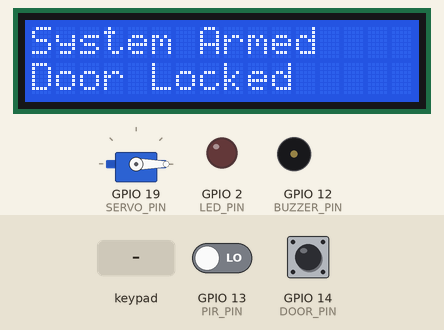
Recording of a sketch running on a simulated ESP32. Parts: 16×2 character LCD, servo, output pins drawn as LEDs (lit = HIGH), buzzer (waves = sounding). The inputs (shaded band) are chosen by the test bench; at power-on: GPIO 13 (PIR_PIN) LOW, GPIO 14 (DOOR_PIN) HIGH. What the sketch prints to the serial monitor is not drawn.

Above: at 2.2 s.
At 5.3 s:
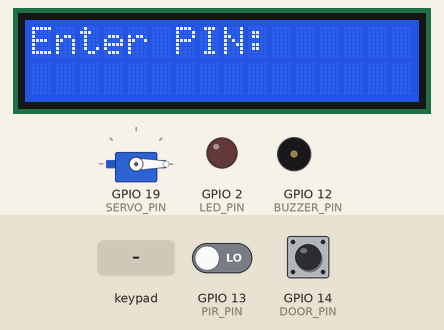
5.4 s: keypad keys 1 2 3 4 # pressed 0.4 s apart
At 8.2 s:
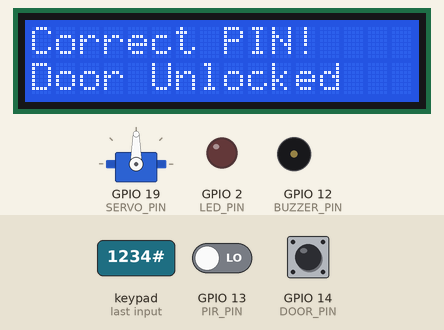
8.9 s: key '#' pressed
At 9.9 s:
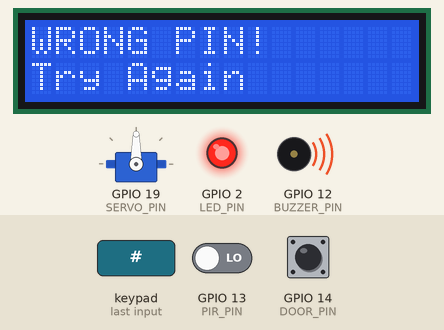
11.9 s: keypad keys 1 2 3 4 * pressed 0.4 s apart
At 12.12 s:
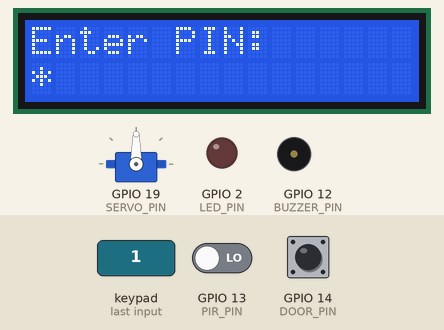
Timing chart, 0 to 14.9 s (numbered marks = the images above; inputs shaded):
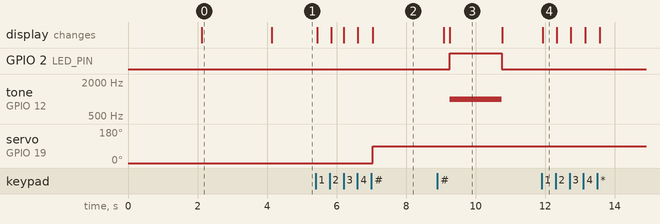

The sketch:

sketch.ino
```cpp
#include <Wire.h>
#include <LiquidCrystal_I2C.h>
#include <Keypad.h>
#include <ESP32Servo.h>
// ================= PIN DEFINITIONS =================

#define PIR_PIN 13
#define BUZZER_PIN 12
#define LED_PIN 2
#define DOOR_PIN 14
#define SERVO_PIN 19

// ================= LCD =================

LiquidCrystal_I2C lcd(0x27, 16, 2);

// ================= SERVO =================

Servo doorServo;

const int LOCKED_POSITION = 0;
const int UNLOCKED_POSITION = 90;

// ================= KEYPAD =================

const byte ROWS = 4;
const byte COLS = 4;

char keys[ROWS][COLS] = {
  {'1', '2', '3', 'A'},
  {'4', '5', '6', 'B'},
  {'7', '8', '9', 'C'},
  {'*', '0', '#', 'D'}
};

// Keypad pins according to your circuit

byte rowPins[ROWS] = {32, 33, 25, 26};
byte colPins[COLS] = {27, 16, 17, 18};

Keypad keypad = Keypad(
  makeKeymap(keys),
  rowPins,
  colPins,
  ROWS,
  COLS
);

// ================= PASSWORD =================

// You can change this PIN later

String correctPIN = "1234";
String enteredPIN = "";

// ================= VARIABLES =================

bool systemArmed = true;
bool doorUnlocked = false;

int previousDoorStatus = HIGH;
int previousMotionStatus = LOW;

// ==================================================

void showMessage(String line1, String line2 = "") {

  lcd.clear();

  lcd.setCursor(0, 0);
  lcd.print(line1);

  lcd.setCursor(0, 1);
  lcd.print(line2);
}

// ==================================================

void alarmON() {

  digitalWrite(LED_PIN, HIGH);
  tone(BUZZER_PIN, 1000);
}

// ==================================================

void alarmOFF() {

  digitalWrite(LED_PIN, LOW);
  noTone(BUZZER_PIN);
}

// ==================================================

void setup() {

  Serial.begin(115200);

  // Sensor pins

  pinMode(PIR_PIN, INPUT);

  pinMode(BUZZER_PIN, OUTPUT);

  pinMode(LED_PIN, OUTPUT);

  pinMode(DOOR_PIN, INPUT_PULLUP);

  // Start with alarm OFF

  alarmOFF();

  // LCD Setup

  lcd.init();
  lcd.backlight();

  showMessage("Smart Home", "Security System");

  Serial.println("Smart Home Security System Started!");

  delay(2000);

  // Servo Setup

  doorServo.attach(SERVO_PIN);

  // Initially lock the door

  doorServo.write(LOCKED_POSITION);

  doorUnlocked = false;

  showMessage("System Armed", "Door Locked");

  Serial.println("System Armed");
  Serial.println("Door Locked");

  delay(2000);

  showMessage("Enter PIN:", "");
}

// ==================================================

void checkKeypad() {

  char key = keypad.getKey();

  if (key) {

    Serial.print("Key Pressed: ");
    Serial.println(key);

    // Number keys

    if (key >= '0' && key <= '9') {

      if (enteredPIN.length() < 4) {

        enteredPIN += key;

        // Show stars instead of PIN

        lcd.setCursor(0, 1);

        for (int i = 0; i < enteredPIN.length(); i++) {
          lcd.print("*");
        }
      }
    }

    // Clear PIN using *

    else if (key == '*') {

      enteredPIN = "";

      showMessage("Enter PIN:", "");

      Serial.println("PIN Cleared");
    }

    // Check PIN using #

    else if (key == '#') {

      verifyPIN();
    }
  }
}

// ==================================================

void verifyPIN() {

  if (enteredPIN == correctPIN) {

    Serial.println("Correct PIN");

    showMessage("Correct PIN!", "Door Unlocked");

    // Unlock servo

    doorServo.write(UNLOCKED_POSITION);

    doorUnlocked = true;

    systemArmed = false;

    alarmOFF();

    delay(2000);

    showMessage("Door Unlocked", "System Disarmed");
  }

  else {

    Serial.println("Wrong PIN!");

    showMessage("WRONG PIN!", "Try Again");

    alarmON();

    delay(1500);

    alarmOFF();

    showMessage("Enter PIN:", "");
  }

  // Clear entered PIN

  enteredPIN = "";
}

// ==================================================

void checkDoor() {

  int doorStatus = digitalRead(DOOR_PIN);

  // Door opened

  if (doorStatus == LOW &&
      previousDoorStatus == HIGH) {

    Serial.println("Door Opened!");

    if (systemArmed) {

      showMessage("WARNING!", "Door Opened!");

      alarmON();
    }
  }

  // Door closed

  if (doorStatus == HIGH &&
      previousDoorStatus == LOW) {

    Serial.println("Door Closed");

    if (systemArmed) {

      alarmOFF();

      showMessage("Door Closed", "System Armed");
    }
  }

  previousDoorStatus = doorStatus;
}

// ==================================================

void checkMotion() {

  int motion = digitalRead(PIR_PIN);

  // Motion detected

  if (motion == HIGH &&
      previousMotionStatus == LOW) {

    Serial.println("Motion Detected!");

    if (systemArmed) {

      showMessage("WARNING!", "Motion Detected!");

      alarmON();
    }
  }

  // Motion stopped

  if (motion == LOW &&
      previousMotionStatus == HIGH) {

    Serial.println("Motion Stopped");

    if (systemArmed) {

      alarmOFF();

      showMessage("System Armed", "Monitoring...");
    }
  }

  previousMotionStatus = motion;
}

// ==================================================

void loop() {

  // Check keypad continuously

  checkKeypad();

  // Check door sensor

  checkDoor();

  // Check PIR sensor

  checkMotion();

  delay(50);
}
```

Measured:
- after the input at 5.4 s, servo on GPIO 19 (SERVO_PIN): 0° → 90° after 1.6 s; the display: first changes at once (image 2 shows a later state)
- after the input at 8.9 s, GPIO 2 (LED_PIN): LOW → HIGH after 0.35 s, → LOW 1.5 s later; tone on GPIO 12 (BUZZER_PIN): silent → 1000 Hz after 0.35 s, → silent 1.5 s later; the display: first differs from a run without the input after 0.35 s (image 3)
- after the input at 11.9 s, the display: changes at once (image 4)
- what the display in image 0 shows lasts 2.0 s, from 2.1 s to 4.1 s
- what the display in image 3 shows lasts 1.6 s, from 9.2 s to 10.8 s
